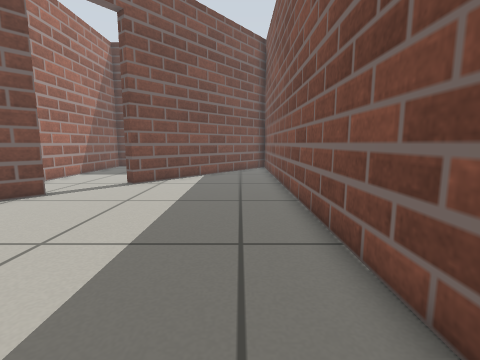
view 1 (above)

18 first-person views from a walk through a robot-simulator world made for Gazebo. The camera is 0.5 m above the floor, tilts 8° down and sees 85° across. The floor is counted in squares, 0.25 m on a side. Each view is taken from the middle of a square. On the plan, view 1 faces up. The plan holds only what a view shows up to about 16 squares ahead; the rest is blank.

view 2
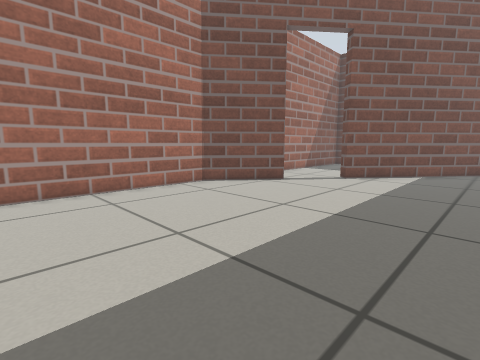

view 3
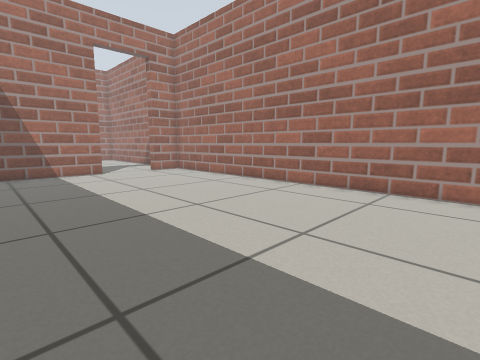

view 4
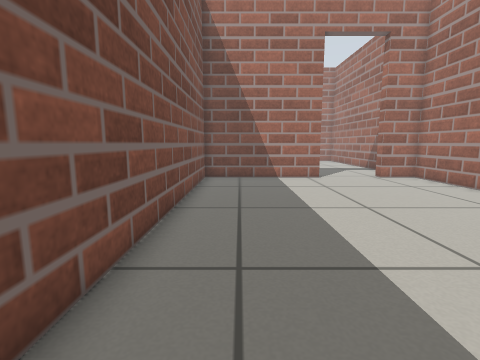

view 5
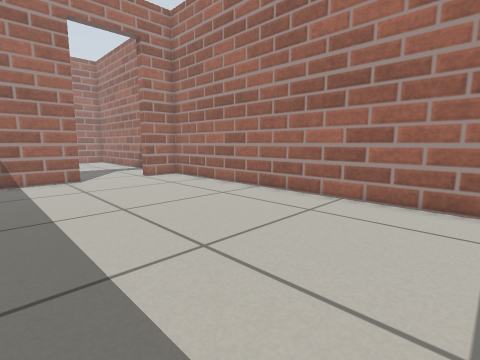

view 6
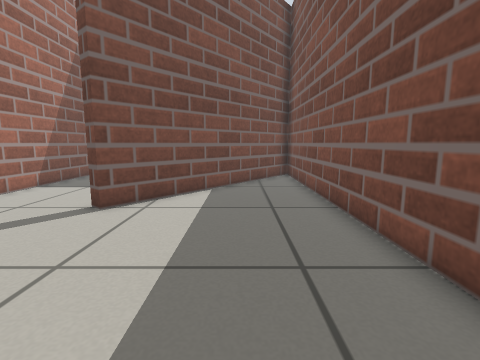

view 7
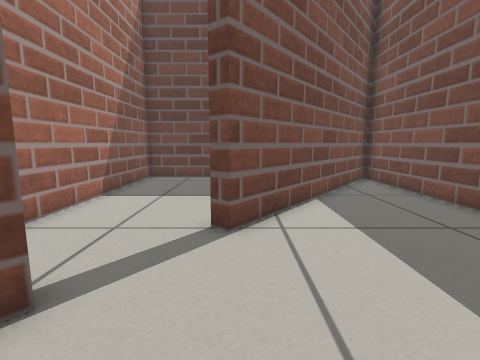

view 8
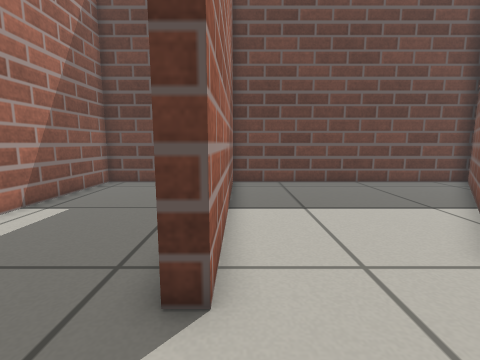

view 9
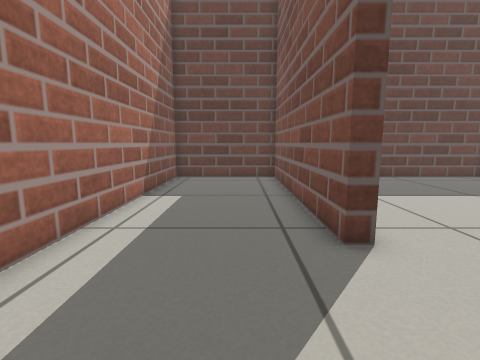

view 10
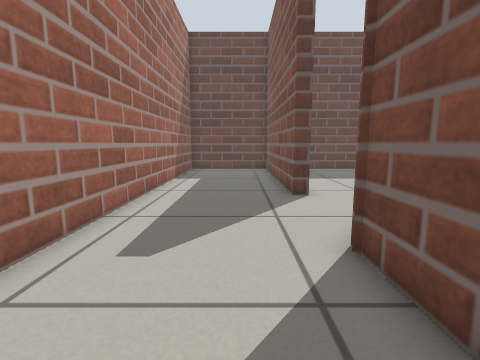

view 11
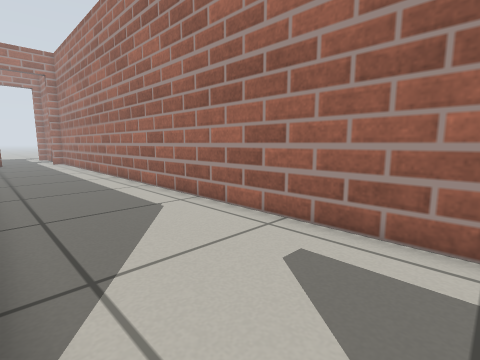

view 12
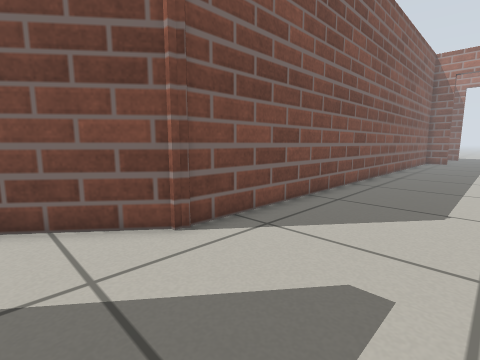

view 13
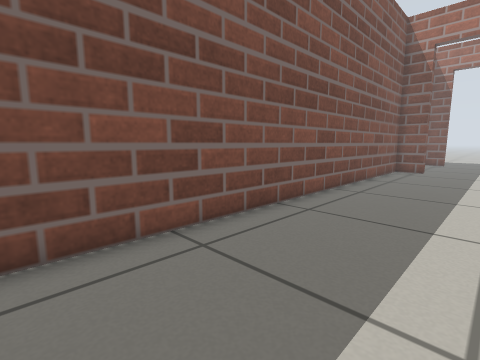

view 14
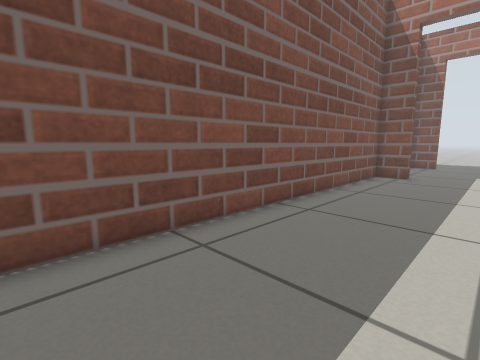

view 15
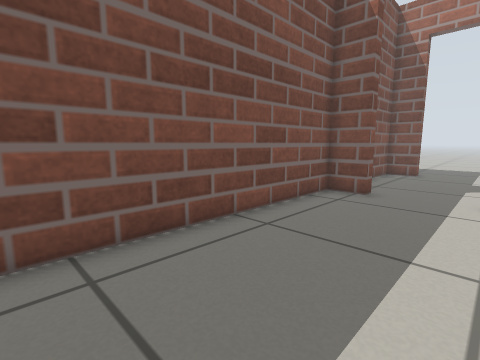

view 16
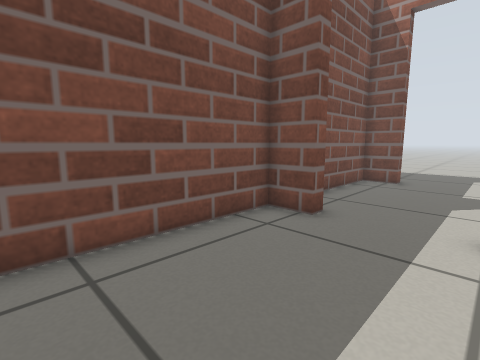

view 17
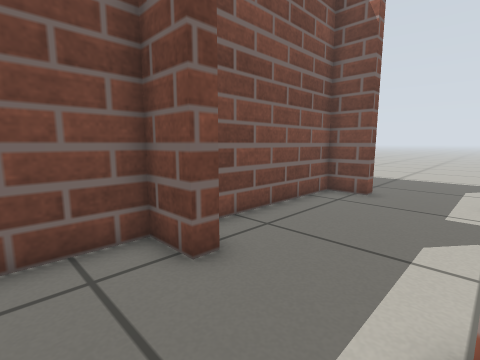

view 18
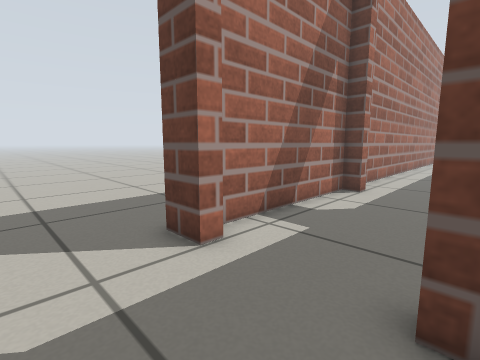

### Floor plan
Points are (right, up) in squares from view 1. A wall is a line through its corners. A room is listed if a view was taken in it or the views show most of it. See-through windows are left out.
Room 1 (views 1, 2, 3, 4, 5, 6, 7)
walls: (2.1, 2) (2.1, 21.8) (-5.2, 12.7); (-7.5, 9.9) (-10.2, 6.5) (-10.2, -14.2) (-8.2, -14.2); (-4.7, -14.2) (2.1, -14.2) (2.1, -1)
ways out: open door at (-6, 12) to room 4; open door at (-6.5, -14.5)
Room 2 (views 8, 9, 10, 11, 12, 13, 14, 15, 16, 17)
walls: (-10.7, 6.9) (-8.3, 9.8); (-10.2, 11.9) (-10.8, 11.9) (-10.8, 22.3) (-16.7, 22.3) (-16.7, -9.1); (-16.7, -12.9) (-16.7, -18.4); (-16, -20.4) (-16, -21); (-12.4, -20.5) (-10.8, -20.5) (-10.8, 7)
ways out: opening at (-8.5, 11.5) to room 4; open door at (-7, 11) to room 4; open door at (-14.5, -21) to room 5
Room 3 (view 18)
walls: (-16, -29.1) (-17.4, -29.1)
low walls: (-11.9, -29.1) (-12.4, -29.1)
ways out: open door at (-14.5, -29) to room 5
Room 4 (no view inside)
walls: (-2.8, 16.8) (1.7, 22.3) (-10.2, 22.3) (-10.2, 11.9); (-5.2, 12.7) (-5.8, 13.2)
ways out: open door at (-6, 12) to room 1; opening at (-8.5, 11.5) to room 2; open door at (-7, 11) to room 2
Room 5 (no view inside)
walls: (-12.4, -28.5) (-10.8, -28.5) (-10.8, -22.4); (-16, -21) (-16.7, -21) (-16.7, -27.9)
ways out: open door at (-14.5, -21) to room 2; open door at (-14.5, -29) to room 3

Positions as (right, up) in squares from view 1, and headings:
1: (0, 0), facing up
2: (1, -2), facing up-left
3: (1, 4), facing down-left
4: (0, 1), facing down
5: (-1, 1), facing down-left
6: (-1, 5), facing up
7: (-5, 7), facing up
8: (-10, 9), facing up
9: (-13, 7), facing up
10: (-13, 2), facing up
11: (-11, 9), facing down-left
12: (-16, 10), facing down-right
13: (-16, 0), facing down-right
14: (-16, -4), facing down-right
15: (-16, -10), facing down-right
16: (-16, -14), facing down-right
17: (-16, -18), facing down-right
18: (-12, -32), facing up-left
